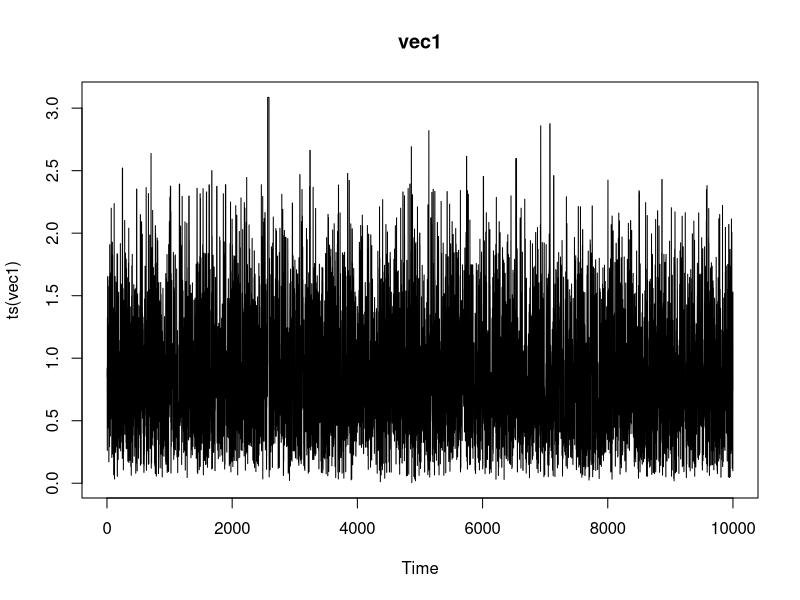
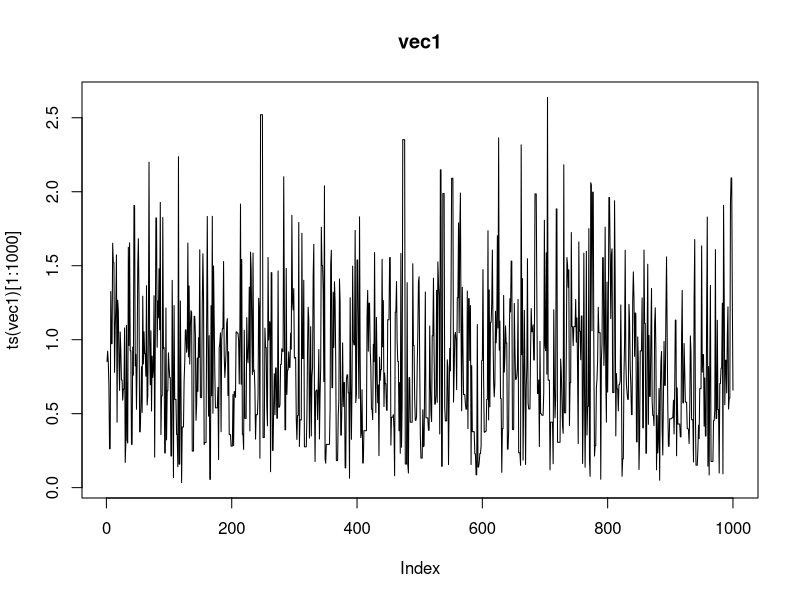
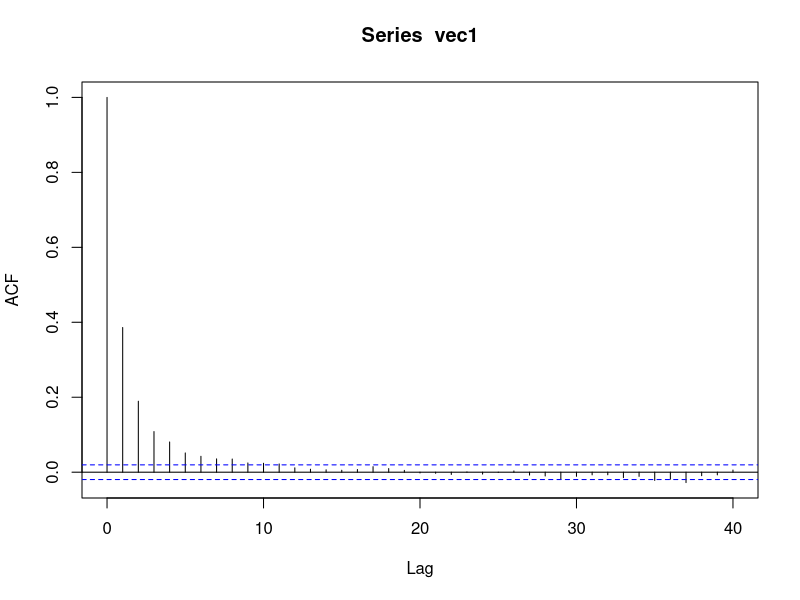
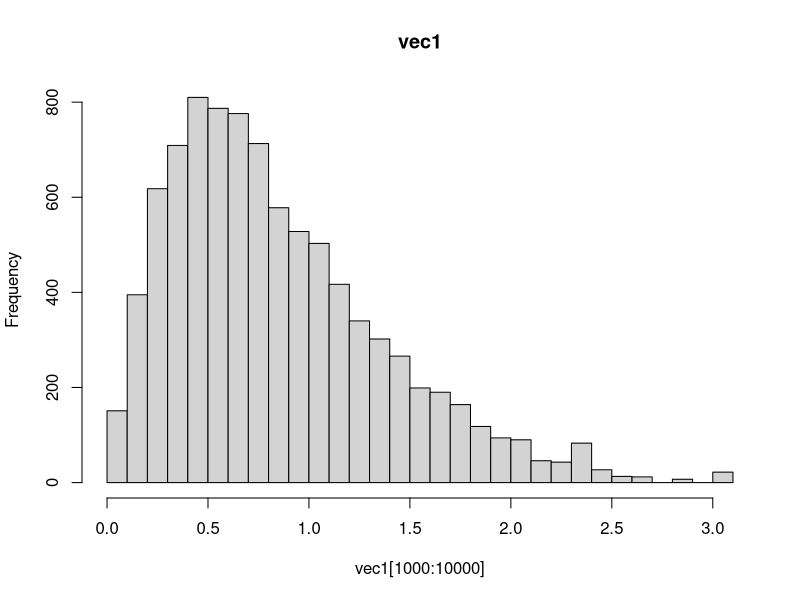
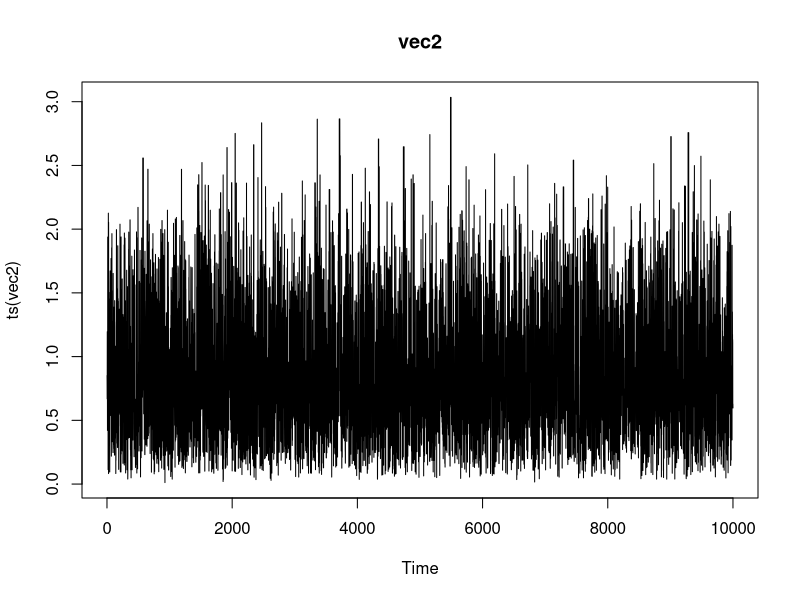
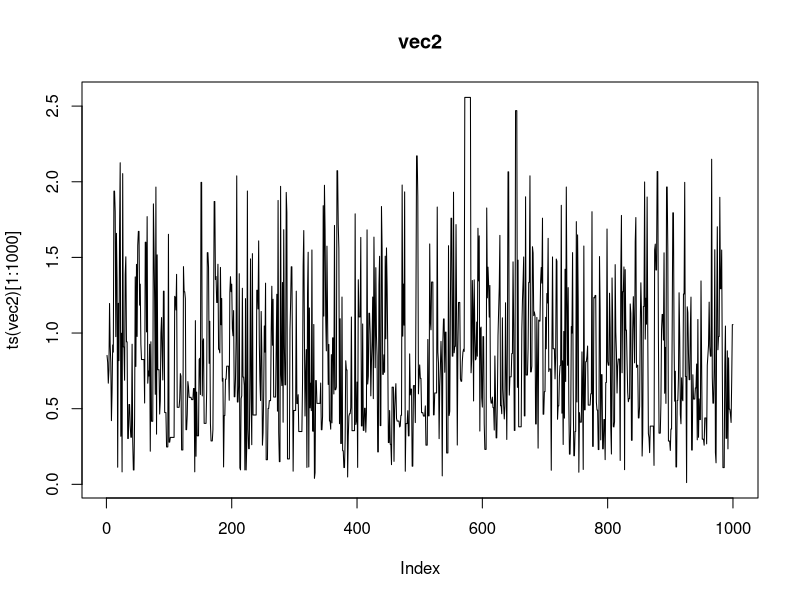
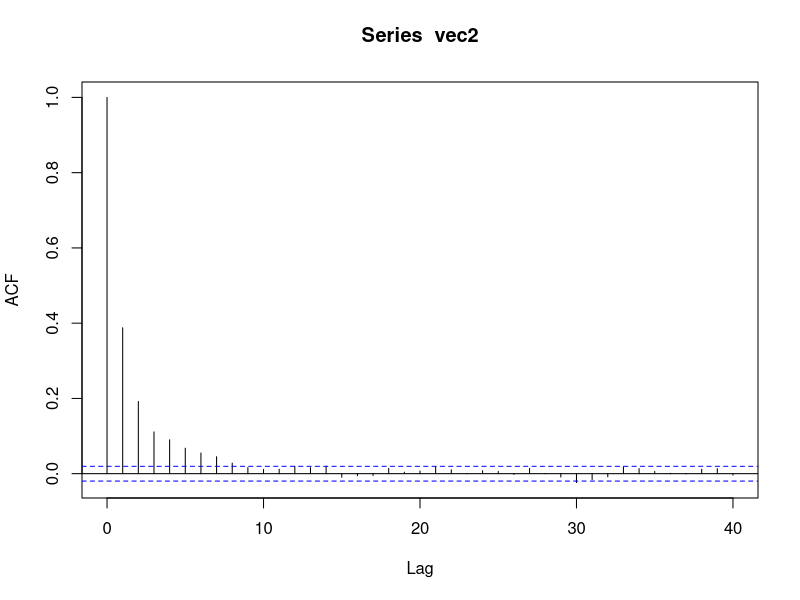
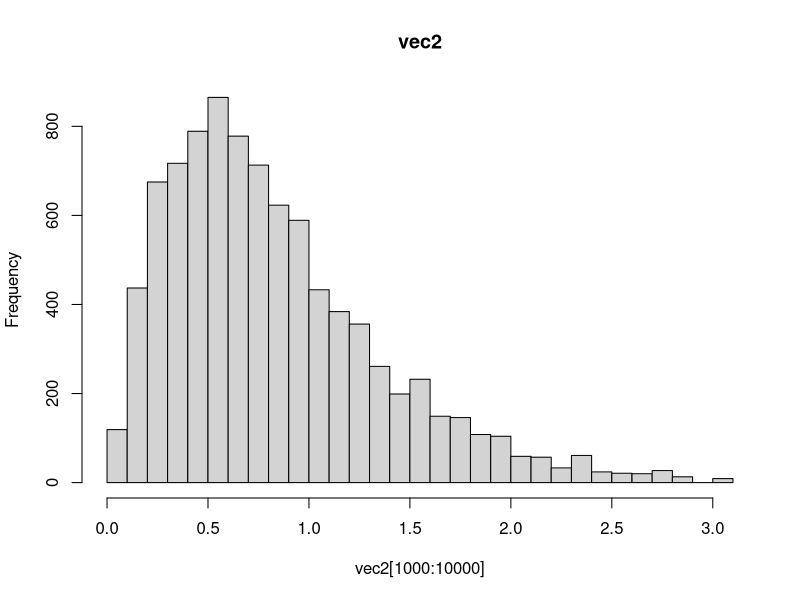

Here is the R script that generated these plots, in order:
## ---- chunk 1
#install.packages("coda")
library(coda)
## ---- chunk 2
set.seed(37)
gamm<-function (n, a, b) 
{
  mu <- a/b   # the mean of the gamma distribution
  sig <- sqrt(a/(b * b))   # the stadard deviation of the gamma distn
  vec <- vector("numeric", n)   # this is where we are going to put the random variables we generate
  x <- a/b 
  vec[1] <- x # We arbitrarily start the MCMC process at the mean
  for (i in 2:n) {
    can <- rnorm(1, mu, sig)
    hprob <- min(1, (dgamma(can, a, b)/dgamma(x,a,b))/(dnorm(can, mu, sig)/dnorm(x, mu, sig)))   # where is the q term here?
    u <- runif(1)
    if (u < hprob) 
      x <- can
    vec[i] <- x
  }
  return (vec)
}
## ---- chunk 3
vec1<-gamm(10000,2.3,2.7)
vec2<-gamm(10000,2.3,2.7)
plot(ts(vec1),main="vec1")
plot(ts(vec1)[1:1000],type='l',main="vec1")
acf(vec1)
hist(vec1[1000:10000],30,main="vec1")
plot(ts(vec2),main="vec2")
plot(ts(vec2)[1:1000],type='l',main="vec2")
acf(vec2)
hist(vec2[1000:10000],30,main="vec2")
curve(dgamma(x,2.3,2.7),from=0,to=3)
## ---- chunk 4
# convert to mcmc objects, with a burn-in 
MCMC1<-mcmc(vec1,start=1000)
MCMC2<-mcmc(vec2,start=1000)

# combine different mcmc chain objects to an mcmc list.
Combined<-mcmc.list(list(MCMC1,MCMC2))

# gelman functions are 
gelman.plot(Combined) # for plots
print(gelman.diag(Combined)) # for diagnostic values
## ---- chunk 5
vec3<-gamm(10000,0.1,0.01)
vec4<-gamm(10000,0.1,0.01)
plot(ts(vec3))
plot(ts(vec3)[1:1000],type='l',main="vec3")
acf(vec3)
hist(vec3[1000:10000],30,main="vec3")
plot(ts(vec4),main="vec4")
plot(ts(vec4)[1:1000],type='l',main="vec4")
acf(vec4)
hist(vec4[1000:10000],30,main="vec2")
curve(dgamma(x,0.1,0.01))

MCMC3<-mcmc(vec3,start=1000)
MCMC4<-mcmc(vec4,start=1000)

# combine different mcmc chain objects to an mcmc list.
Combined2<-mcmc.list(list(MCMC3,MCMC4))

# gelman functions are 
gelman.plot(Combined2) # for plots
print(gelman.diag(Combined2)) # for diagnostic values
